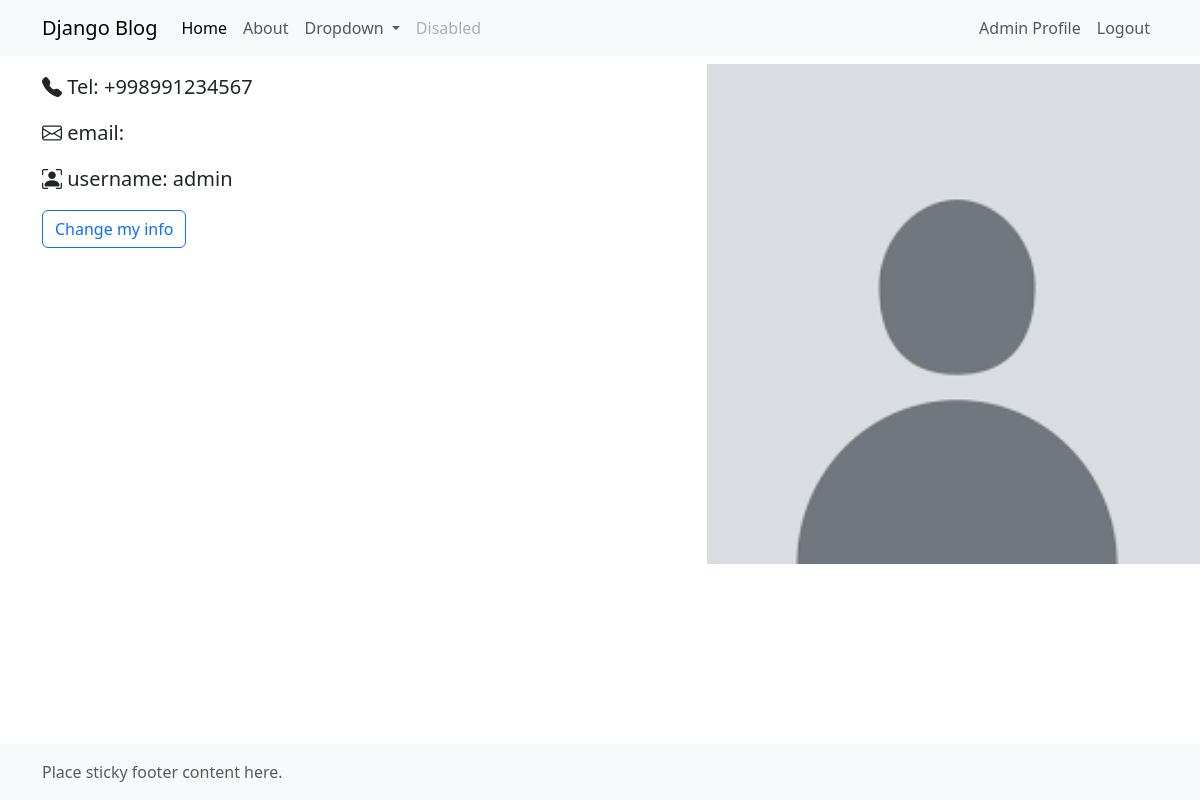
The page /profile/ (signed in) on the database as committed earlier.
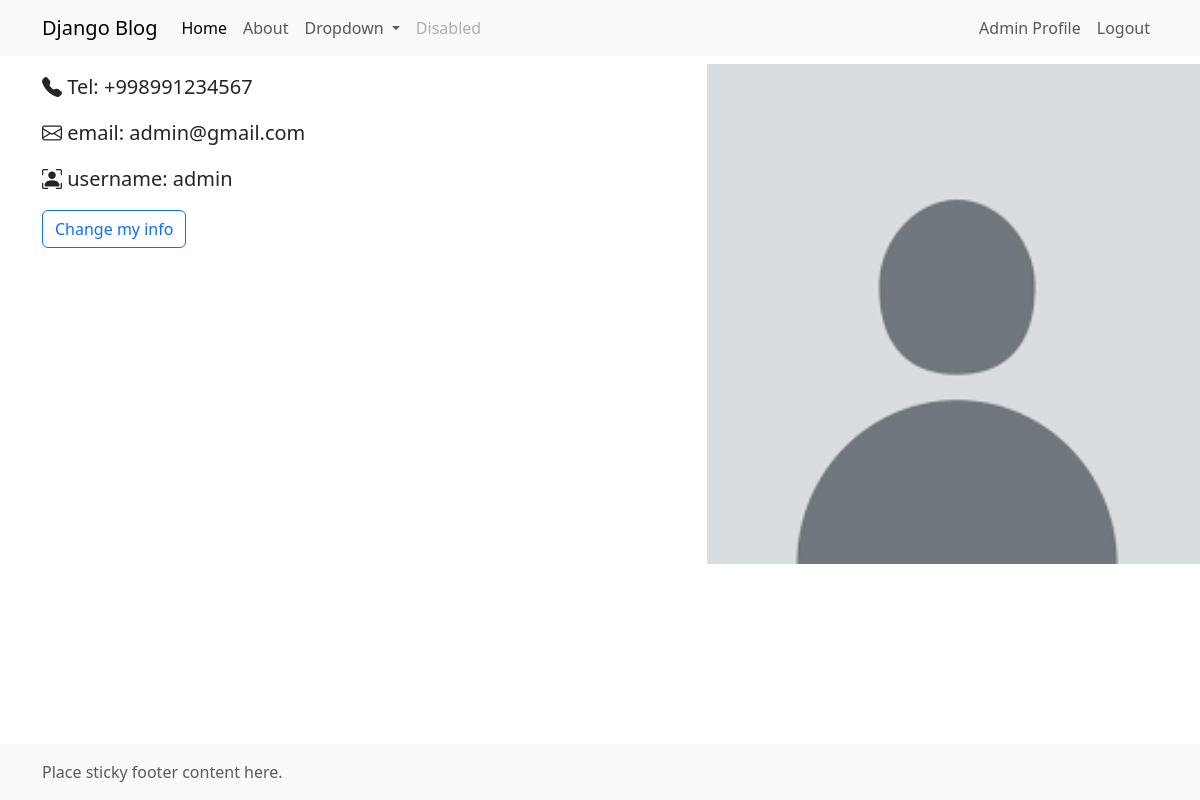
The same page on the database as committed later.
### blog/models/user.py (models this page shows, shortened)
class CustomUser(AbstractUser):
    phone = models.CharField(unique=True)
    USERNAME_FIELD = 'phone'
    REQUIRED_FIELDS = ['username']

### blog/views.py (the view)
# urls.py: path('profile/', blog_views.profile, name='profile'),
def profile(request):
    user = get_object_or_404(CustomUser, id=request.user.id)
    profile = Profile.objects.filter(user__id=user.id).first()
    context = {
        "user": user,
        "profile": profile
    }
    return render(request, 'user/profile.html', context=context)

### templates/user/profile.html (shortened to what this page needs)
{% extends 'blog/base.html' %}
{% load static %}
{% load crispy_forms_tags %}
{% block content %}
    <div class="row featurette my-2">
        <div class="col-md-7">
            <p class="lead"><i class="bi bi-telephone-fill"></i> Tel: {{ user.phone }}</p>
            <p class="lead"><i class="bi bi-envelope"></i> email: {{ user.email }}</p>
            <p class="lead"><i class="bi bi-person-bounding-box"></i> username: {{ user.username }}</p>
            <a href="{% url 'change_profile' %}" class="btn btn-outline-primary">Change my info</a>
        </div>
        <div class="col-md-5">
            {% if profile.image %}
                <img style="width: 500px; height: 500px; object-fit: cover;" src="{{ profile.image.url }}" alt="Rasm">
            {% else %}
                <img style="width: 500px; height: 500px; object-fit: cover;" src="{% static 'img/default.png' %}"
                     alt="Rasm">
            {% endif %}
        </div>
    </div>
{% endblock %}

### templates/blog/base.html (shortened to what this page needs)
{% load static %}
{% load crispy_forms_tags %}
<!doctype html>
<html lang="en" class="h-100" data-bs-theme="light">
<head>
    <link rel="stylesheet" href="{% static 'blog/main.css' %}">
    <link href="https://cdn.jsdelivr.net/npm/bootstrap@5.3.6/dist/css/bootstrap.min.css" rel="stylesheet"
>
    <link rel="stylesheet" href="https://cdn.jsdelivr.net/npm/bootstrap-icons@1.13.1/font/bootstrap-icons.min.css">
</head>
<body class="d-flex flex-column h-100">
<nav class="navbar navbar-expand-lg bg-body-tertiary">
    <div class="container">
        <a class="navbar-brand" href="#">Django Blog</a>
        <div class="collapse navbar-collapse" id="navbarSupportedContent">
            {% if user.is_authenticated %}
                <ul class="navbar-nav me-auto mb-2 mb-lg-0">
                    <li class="nav-item">
                        <a class="nav-link active" aria-current="page" href="{% url 'home' %}">Home</a>
                    </li>
                    <li class="nav-item">
                        <a class="nav-link" href="{% url 'about' %}">About</a>
                    </li>
                    <li class="nav-item dropdown">
                        <a class="nav-link dropdown-toggle" href="#" role="button" data-bs-toggle="dropdown"
                           aria-expanded="false">
                            Dropdown
                        </a>
                    </li>
                    <li class="nav-item">
                        <a class="nav-link disabled" aria-disabled="true">Disabled</a>
                    </li>
                </ul>
                <ul class="navbar-nav me-right mb-2 mb-lg-0">
                    <li class="nav-item">
                        <a class="nav-link" href="{% url 'profile' %}">{{ user.username|capfirst }} Profile</a>
                    </li>
                    <li class="nav-item">
                        <a class="nav-link" href="{% url 'site_logout' %}">Logout</a>
                    </li>
                </ul>
            {% endif %}
        </div>
    </div>
</nav>
<div class="container">
    {% block content %}
    {% endblock %}
</div>
{% include 'blog/footer.html' %}
</body>
</html>

Rows that differ between the two databases and show on the page:
changed CustomUser "admin": email (not shown) → "admin@gmail.com"
